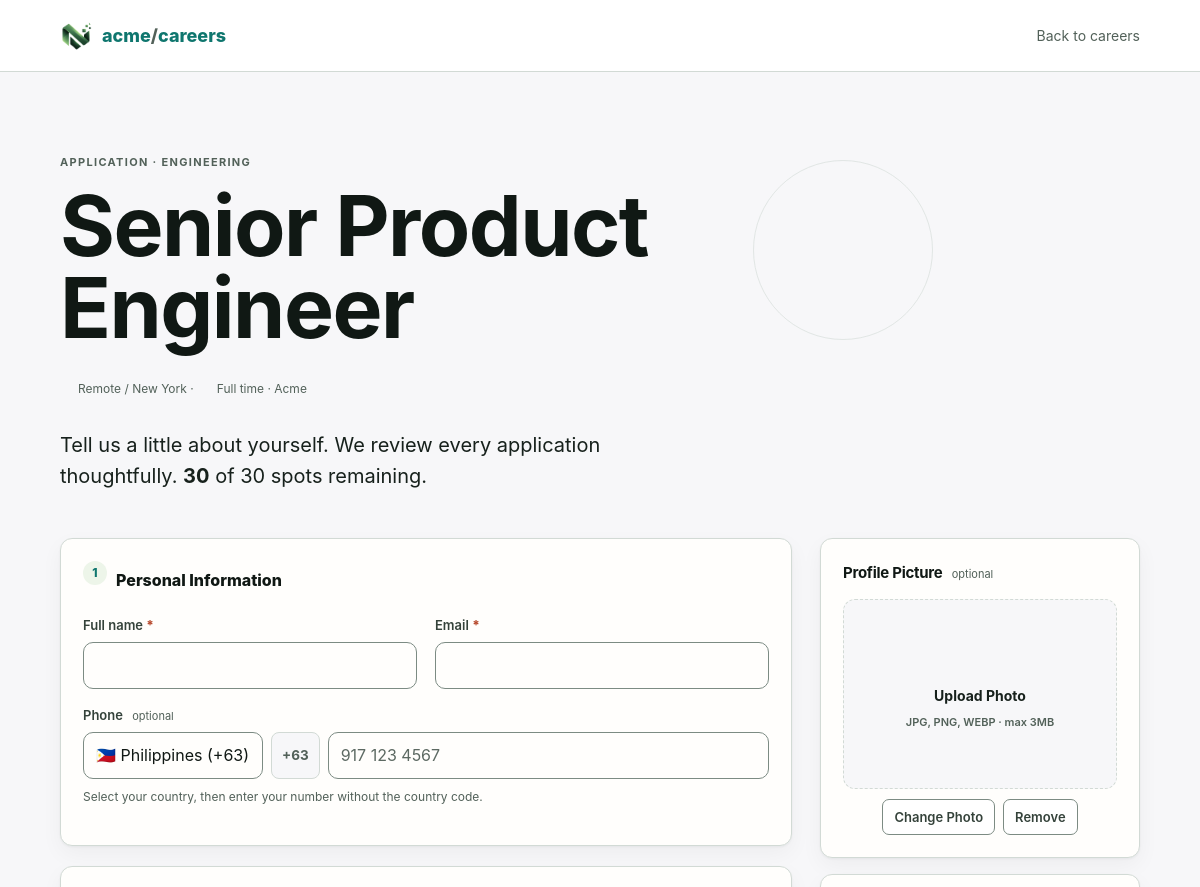
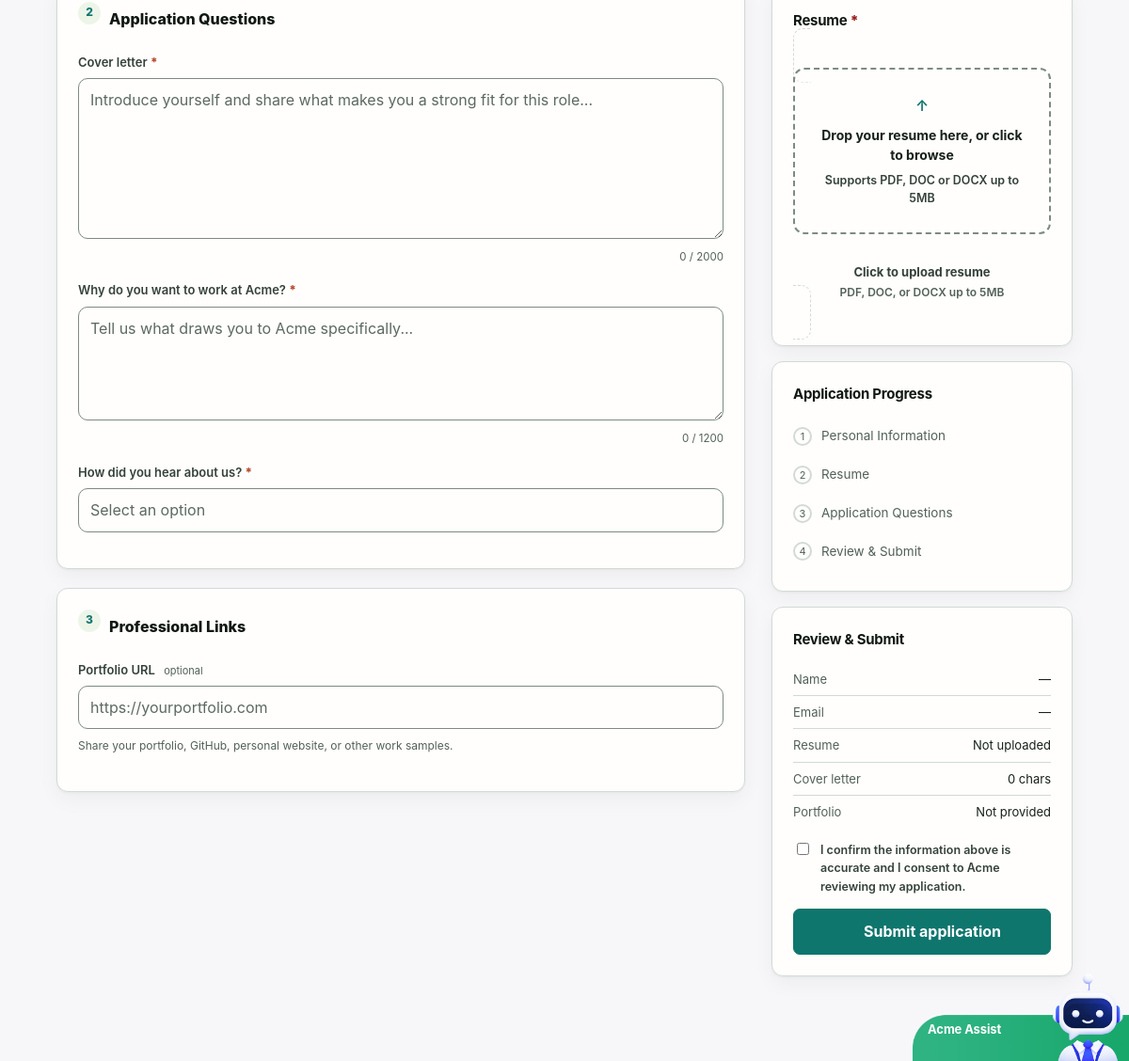
The page /apply.php on the database its author committed (2 pictures, top to bottom).
### tables this page shows
CREATE TABLE jobs (id INT UNSIGNED AUTO_INCREMENT PRIMARY KEY, department_id INT UNSIGNED NULL, title VARCHAR(180) NOT NULL, slug VARCHAR(200) NOT NULL UNIQUE, location VARCHAR(160), employment_type ENUM('full_time','part_time','contract','internship') DEFAULT 'full_time', tags VARCHAR(255) NULL, applicant_limit SMALLINT UNSIGNED NULL, description LONGTEXT, requirements TEXT NULL, is_urgent TINYINT(1) NOT NULL DEFAULT 0, status ENUM('draft','open','paused','closed') DEFAULT 'draft', owner_id INT UNSIGNED NULL, published_at DATETIME NULL, created_at TIMESTAMP DEFAULT CURRENT_TIMESTAMP, FOREIGN KEY(department_id) REFERENCES departments(id) ON DELETE SET NULL, FOREIGN KEY(owner_id) REFERENCES users(id) ON DELETE SET NULL);

CREATE TABLE departments (id INT UNSIGNED AUTO_INCREMENT PRIMARY KEY, name VARCHAR(120) NOT NULL UNIQUE, description TEXT, created_at TIMESTAMP DEFAULT CURRENT_TIMESTAMP);

### config/database.php (called while the page is built, shortened)
<?php
final class Database
{
    private static ?PDO $pdo = null;
    public static function connection(): PDO
    {
        if (self::$pdo instanceof PDO) return self::$pdo;
        $host = env('DB_HOST', 'localhost');
        $port = env('DB_PORT', '3306');
        $name = env('DB_NAME', 'acme_ats');
        $user = env('DB_USER', 'root');
        $pass = env('DB_PASS', '');
        try {
            self::$pdo = new PDO(
                "mysql:host={$host};port={$port};dbname={$name};charset=utf8mb4",
                $user,
                $pass,
                [
                    PDO::ATTR_ERRMODE => PDO::ERRMODE_EXCEPTION,
                    PDO::ATTR_DEFAULT_FETCH_MODE => PDO::FETCH_ASSOC,
                    PDO::ATTR_EMULATE_PREPARES => false,
                ]
            );
            try {
                $tz = defined('APP_TIMEZONE') ? APP_TIMEZONE : 'Asia/Manila';
                $offset = (new DateTime('now', new DateTimeZone($tz)))->format('P');
                self::$pdo->exec("SET time_zone = '" . $offset . "'");
            } catch (Throwable $e) {  }
            return self::$pdo;
        } catch (PDOException $e) {
            self::fail($e);
        }
    }
}
if (!function_exists('db')) {
    function db(): PDO { return Database::connection(); }
}

### apply.php (the view, shortened to what this page needs)
<?php
require_once __DIR__.'/includes/config.php';
$pdo=db();
$slug=trim($_GET['job']??$_POST['job']??'senior-product-engineer');
$stmt=$pdo->prepare("SELECT j.*,d.name department,(SELECT COUNT(*) FROM applications a WHERE a.job_id=j.id) applications FROM jobs j LEFT JOIN departments d ON d.id=j.department_id WHERE j.slug=? AND j.status='open' LIMIT 1"); $stmt->execute([$slug]); $job=$stmt->fetch();
$limit=$job['applicant_limit']!==null?(int)$job['applicant_limit']:null; $remaining=spots_remaining($limit,(int)$job['applications']); $full=$remaining===0;
$portalOpen = setting('portal_accepting_applications','1') !== '0';
$companyName = setting('company_name','Acme');
$pageTitle='Apply · '.$job['title']; $minimal=true; include __DIR__.'/includes/header.php';
$old = $_POST ?? [];
?>
<div class="hero small"><div class="eyebrow">Application · <?=e($job['department']??$companyName)?></div><h1><?=e($job['title'])?></h1><p class="meta small" style="margin:6px 0 12px"><?=icon('public',13)?> <?=e($job['location']?:'Remote')?> · <?=icon('overview',13)?> <?=e(str_replace('_',' ',ucfirst($job['employment_type'])))?> · <?=e($companyName)?></p><p>Tell us a little about yourself. We review every application thoughtfully.<?php if($limit!==null && !$full): ?> <strong><?=$remaining?></strong> of <?=$limit?> spots remaining.<?php endif; ?></p></div>
<?php if($full): ?>
<div class="notice error"><?=icon('limit',16)?> <?=e($error)?></div><a class="btn" href="jobs.php"><?=icon('chevron',15)?> Browse other open roles</a>
<?php else: ?>
<form class="apply-layout" data-validate id="apply-form" method="post" enctype="multipart/form-data">
<div class="apply-main">
<div class="card apply-section">
  <div class="apply-section-title"><span class="step-num">1</span>Personal Information</div>
  <div class="form-grid">
    <div class="field"><label>Full name <span class="req">*</span></label><input id="f-name" name="name" required value="<?=e($old['name']??'')?>"></div>
    <div class="field"><label>Email <span class="req">*</span></label><input id="f-email" type="email" name="email" required value="<?=e($old['email']??'')?>"></div>
  </div>
  <div class="field">
    <label>Phone <span class="hint">optional</span></label>
    <div class="phone-input-row">
      <select id="f-phone-country" name="phone_country">
        <?php $selectedIso = $old['phone_country'] ?? 'PH'; foreach (phone_countries() as [$iso,$name,$dial]): ?>
          <option value="<?=e($iso)?>" data-dial="<?=e($dial)?>" <?=$selectedIso===$iso?'selected':''?>><?=phone_country_flag($iso)?> <?=e($name)?> (+<?=e($dial)?>)</option>
        <?php endforeach; ?>
      </select>
      <span class="phone-dial-code" id="phone-dial-display">+63</span>
      <input id="f-phone-number" name="phone_number" inputmode="tel" placeholder="917 123 4567" value="<?=e($old['phone_number']??'')?>">
    </div>
    <div class="field-hint" id="phone-hint">Select your country, then enter your number without the country code.</div>
  </div>
</div>
<div class="card apply-section">
  <div class="apply-section-title"><span class="step-num">2</span>Application Questions</div>
  <div class="field">
    <label>Cover letter <span class="req">*</span></label>
    <textarea id="f-cover" name="cover_letter" required maxlength="2000" rows="6" placeholder="Introduce yourself and share what makes you a strong fit for this role..."><?=e($old['cover_letter']??'')?></textarea>
    <div class="char-counter" id="cover-counter">0 / 2000</div>
  </div>
  <div class="field">
    <label>Why do you want to work at <?=e($companyName)?>? <span class="req">*</span></label>
    <textarea id="f-why" name="why_us" required maxlength="1200" rows="4" placeholder="Tell us what draws you to <?=e($companyName)?> specifically..."><?=e($old['why_us']??'')?></textarea>
    <div class="char-counter" id="why-counter">0 / 1200</div>
  </div>
  <div class="field">
    <label>How did you hear about us? <span class="req">*</span></label>
    <select id="f-source" name="source" required>
      <option value="">Select an option</option>
    </select>
  </div>
</div>
<div class="card apply-section">
  <div class="apply-section-title"><span class="step-num">3</span>Professional Links</div>
  <div class="field">
    <label>Portfolio URL <span class="hint">optional</span></label>
    <input id="f-portfolio" name="portfolio" type="url" placeholder="https://yourportfolio.com" value="<?=e($old['portfolio']??'')?>">
    <div class="field-hint">Share your portfolio, GitHub, personal website, or other work samples.</div>
  </div>
</div>
</div>
<aside class="apply-sidebar">
  <div class="card sidebar-card" style="margin-bottom:16px">
    <div class="section-head compact"><h2 style="font-size:15px">Profile Picture <span class="hint">optional</span></h2></div>
    <label class="profile-photo-drop" id="profile-photo-drop" for="f-profile-image">
      <span class="profile-photo-placeholder" id="profile-photo-placeholder"><?=icon('image',22)?><strong>Upload Photo</strong><small>JPG, PNG, WEBP · max 3MB</small></span>
    </label>
    <div class="profile-photo-actions" id="profile-photo-actions" hidden>
      <button type="button" class="btn secondary small" id="profile-photo-change">Change Photo</button>
      <button type="button" class="btn ghost small" id="profile-photo-remove">Remove</button>
    </div>
  </div>
  <div class="card sidebar-card" style="margin-bottom:16px">
    <div class="section-head compact"><h2 style="font-size:15px">Resume <span class="req">*</span></h2></div>
    <label class="resume-drop" id="resume-drop" for="f-resume">
      <div class="dropzone" data-dropzone>
      <span class="dropzone-icon" aria-hidden="true">&#8593;</span>
      <span class="dropzone-title">Drop your resume here, or click to browse</span>
      <span class="dropzone-hint">Supports PDF, DOC or DOCX up to 5MB</span>
    </div>
      <div><?=icon('image',20)?></div>
      <div style="margin-top:6px;font-weight:700;font-size:13px">Click to upload resume</div>
      <div class="field-hint">PDF, DOC, or DOCX up to 5MB</div>
    </label>
  </div>
  <div class="card sidebar-card" style="margin-bottom:16px">
    <div class="section-head compact"><h2 style="font-size:15px">Application Progress</h2></div>
    <div class="progress-list">
      <div class="progress-item" id="progress-personal"><span class="dot">1</span>Personal Information</div>
      <div class="progress-item" id="progress-resume"><span class="dot">2</span>Resume</div>
      <div class="progress-item" id="progress-questions"><span class="dot">3</span>Application Questions</div>
      <div class="progress-item" id="progress-review"><span class="dot">4</span>Review &amp; Submit</div>
    </div>
  </div>
  <div class="card sidebar-card">
    <div class="section-head compact"><h2 style="font-size:15px">Review &amp; Submit</h2></div>
    <div class="review-summary" id="review-summary">
      <div class="row"><span>Name</span><span id="rev-name">—</span></div>
      <div class="row"><span>Email</span><span id="rev-email">—</span></div>
      <div class="row"><span>Resume</span><span id="rev-resume">Not uploaded</span></div>
      <div class="row"><span>Cover letter</span><span id="rev-cover">0 chars</span></div>
      <div class="row"><span>Portfolio</span><span id="rev-portfolio">Not provided</span></div>
    </div>
    <label class="confirm-row"><input type="checkbox" name="confirm" id="f-confirm" required> I confirm the information above is accurate and I consent to <?=e($companyName)?> reviewing my application.</label>
    <button class="btn" type="submit" id="submit-btn" style="width:100%"><?=icon('plus',16)?> Submit application</button>
  </div>
</aside>
</form>
<?php endif; ?>
<?php include __DIR__.'/includes/footer.php'; ?>

### assets/css/theme-tokens.css (style rules this page uses)
:root { --bg-canvas:#F8FAFC; --bg-surface:#ffffff; --bg-surface-elevated:#ffffff; --bg-surface-hover:#F1F5F9; --border-subtle:#eef2f6; --border-default:#E2E8F0; --border-strong:#E2E8F0; --border-input:#8a9189; --border-focus:#94A3B8; --text-primary:#0f172a; --text-secondary:#475569; --text-muted:#64748b; --text-placeholder:#707871; --accent-primary:#2563eb; --accent-hover:#1d4ed8; --accent-contrast:#ffffff; --accent-glow:rgba(37,99,235,.15); --status-success-bg:#dcfce7; --status-success-text:#166534; --status-success-border:#86efac; --status-warning-bg:#fef3c7; --status-warning-text:#92400e; --status-warning-border:#fcd34d; --status-danger-bg:#fee2e2; --status-danger-text:#991b1b; --status-danger-border:#fca5a5; --status-danger-strong:#ef4444; --status-info-bg:#dbeafe; --status-info-text:#1e40af; --status-info-border:#93c5fd; --status-teal-bg:#ccfbf1; --status-teal-text:#115e59; --status-teal-border:#5eead4; --autofill-tint:rgba(37,99,235,.06); --shadow-sm:0 1px 2px 0 rgba(0,0,0,.05); --shadow-md:0 4px 6px -1px rgba(0, 0, 0, 0.05), 0 2px 4px -1px rgba(0, 0, 0, 0.03); --file-pdf:#c0392b; --file-doc:#2f6fb0; --file-sheet:#1f7a4d; --file-image:#7a4fc4; --elevation-card:0 4px 6px -1px rgba(15,23,42,.06),0 2px 4px -2px rgba(15,23,42,.04); --elevation-flyout:0 10px 25px -5px rgba(15,23,42,.14),0 8px 10px -6px rgba(15,23,42,.10); --overlay-scrim:rgba(11,22,15,.45); --bg-input:var(--bg-canvas); --avatar-fallback-bg:#e6ebe4; --avatar-fallback-text:var(--text-primary); --ink:var(--text-primary); --muted:var(--text-muted); --paper:var(--bg-canvas); --surface:var(--bg-surface); --elevated:var(--bg-surface-elevated); --line:var(--border-default); --green:var(--accent-primary); --lime:#c9e8a4; --orange:#ed8b55; --shadow:var(--elevation-card); --bg-app:var(--bg-canvas); --border-color:var(--border-default); --status-success:var(--status-success-text); --status-warning:var(--status-warning-text); --status-danger:var(--status-danger-text); --sidebar-width-expanded:250px; --sidebar-width-compact:72px; font-family:Inter,ui-sans-serif,system-ui,sans-serif; }
@media (prefers-reduced-motion: no-preference) { body,.card,button,input,select,textarea,.notif-flyout,.nav-item,.util-btn { transition:background-color 200ms ease,border-color 200ms ease,color 200ms ease; } }

### assets/css/components.css (style rules this page uses)
input:not([type=checkbox]):not([type=radio]):not([type=range]):not([type=file]), select,textarea { background:var(--bg-surface); color:var(--text-primary); border:1px solid var(--border-default); transition:border-color 160ms ease,box-shadow 160ms ease,background-color 160ms ease; }
input::placeholder,textarea::placeholder { color:var(--text-muted); }

### rows shown on the page
jobs: department.name "ENGINEERING", title "Senior Product Engineer", location "Remote / New York", employment_type "Full time", applicant_limit "30"

### other values the page prints
$companyName "Acme"
form field phone_country "🇵🇭 Philippines (+63)"
